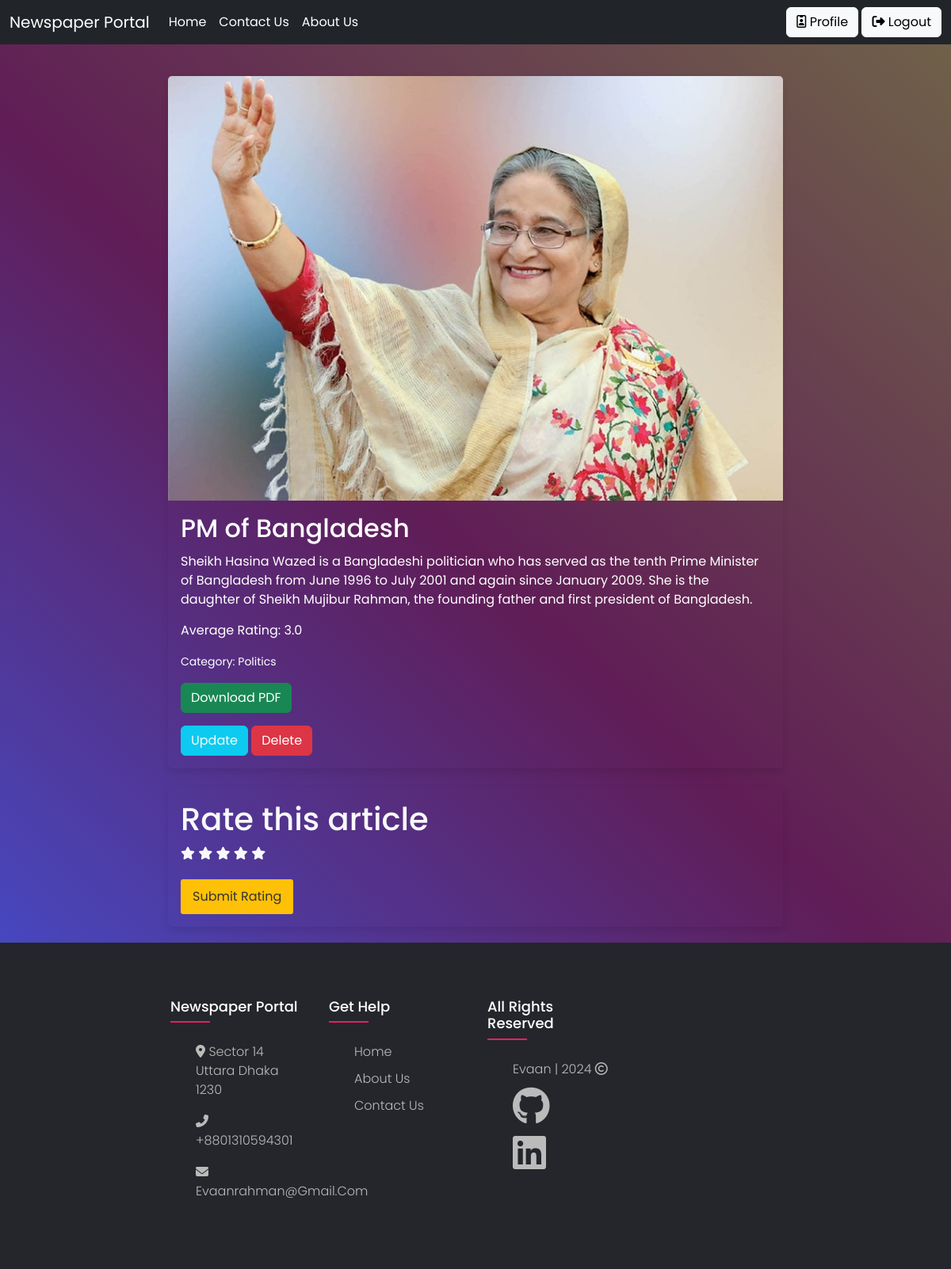
/1/ (signed in), run on the app's committed database.
### article/models.py (models this page shows, shortened)
class Article(models.Model):
    photo = models.ImageField('uploads' , blank=True)
    headline = models.CharField(max_length=255)
    body = models.TextField()
    category = models.ForeignKey(Category, on_delete=models.CASCADE)
    publishing_time = models.DateTimeField(auto_now_add=True)
    ratings = models.ManyToManyField(User, through='Rating')

class Category(models.Model):
    name = models.CharField(max_length=100)

### article/views.py (the view, shortened to what this page needs)
# urls.py: path('<int:article_id>/', article_detail, name='article_detail'),
@login_required
def article_detail(request,article_id):
    article = get_object_or_404(Article, id=article_id)
    is_staff = request.user.is_staff
    rating_form = RatingForm()
    average_rating = Rating.objects.filter(article=article).aggregate(Avg('value'))['value__avg']
    context = {'article': article, 'rating_form': rating_form, 'average_rating': average_rating,'is_staff':is_staff}
    return render(request, 'article_detail.html', context)

### article/templates/article_detail.html (shortened to what this page needs)
{% extends 'base.html' %}
{% block content %}
{% load crispy_forms_tags %}
<div class="full-body">
  <div class="container">
    <div class="card">
      {% if article.photo %}
        <img src="{{ article.photo.url }}" class="card-img-top" alt="{{ article.headline }}">
      {% endif %}
      <div class="card-body">
        <h1 class="card-title">{{ article.headline }}</h1>
        <p class="card-text">{{ article.body }}</p>
        <p class="card-text">Average Rating: {{ average_rating }}</p>
        <p class="card-text"><small class="">Category: {{ article.category.name }}</small></p>
        <a class="btn btn-success" href="{% url 'generate_pdf' article_id=article.id %}">Download PDF</a>
        {% if request.user.is_staff %}
        <br>
          <a class="btn btn-info text-light mt-3" href="{% url 'edit_article' article.id %}">Update</a>
          <a class="btn btn-danger mt-3" href="{% url 'delete_article' article.id %}">Delete</a>
        {% endif %}
      </div>
    </div>
    <div class="card mt-4 text-light">
      <div class="card-body">
        <form method="post" action="{% url 'article_detail' article_id=article.id %}">
          <div class="form-group">
            <h1 for="id_value" class="text-light">Rate this article</h1>
            <div id="star-rating" class="rating">
              <i class="fas fa-star" data-rating="1"></i>
              <i class="fas fa-star" data-rating="2"></i>
              <i class="fas fa-star" data-rating="3"></i>
              <i class="fas fa-star" data-rating="4"></i>
              <i class="fas fa-star" data-rating="5"></i>
            </div>
          </div>
          <button type="submit" class="btn btn-warning">Submit Rating</button>
        </form>
      </div>
    </div>
  </div>
</div>
{% endblock %}

### templates/base.html (style rules this page uses)
body { line-height: 1.5; font-family: 'Poppins', sans-serif; }
* { margin:0; padding:0; box-sizing: border-box; }
body { background-color: #4747bf ; background-image: linear-gradient(43deg, #4747bf 0%, #601d56 46%, #6f6149 100%) ; }

### article/templates/article_detail.html (style rules this page uses)
.full-body { background-color: #4747bf; background-image: linear-gradient(43deg, #4747bf 0%, #601d56 46%, #6f6149 100%); padding: 20px; color: #fff; }
.container { max-width: 800px; margin: 0 auto; }
.card { background: inherit; border: none; margin-top: 20px; box-shadow: 0 4px 8px rgba(0, 0, 0, 0.1); }
.card-title, .card-text, .text-muted { color: #fff; }
.card-title { font-size: 2em; margin-bottom: 10px; }
.card-text { margin-bottom: 15px; }
.form-group { margin-bottom: 20px; }
.btn-warning { background-color: #ffc107; color: #333; border: none; padding: 10px 15px; border-radius: 3px; cursor: pointer; }
.card-img-top { max-width: 100%; height: auto; }
.rating i { cursor: pointer; }

### data on the page
Article: photo (picture), headline "PM of Bangladesh", body "Sheikh Hasina Wazed is a Bangladeshi politician who has served as the tenth Prime Minister of Bangladesh from June 1996 to July 2001 and again since January 2009. She is the daughter of Sheikh Mujibur Rahman, the founding father and first president of Bangladesh.", category.name "Politics"

### other printed values
{{ average_rating }} "3.0"
